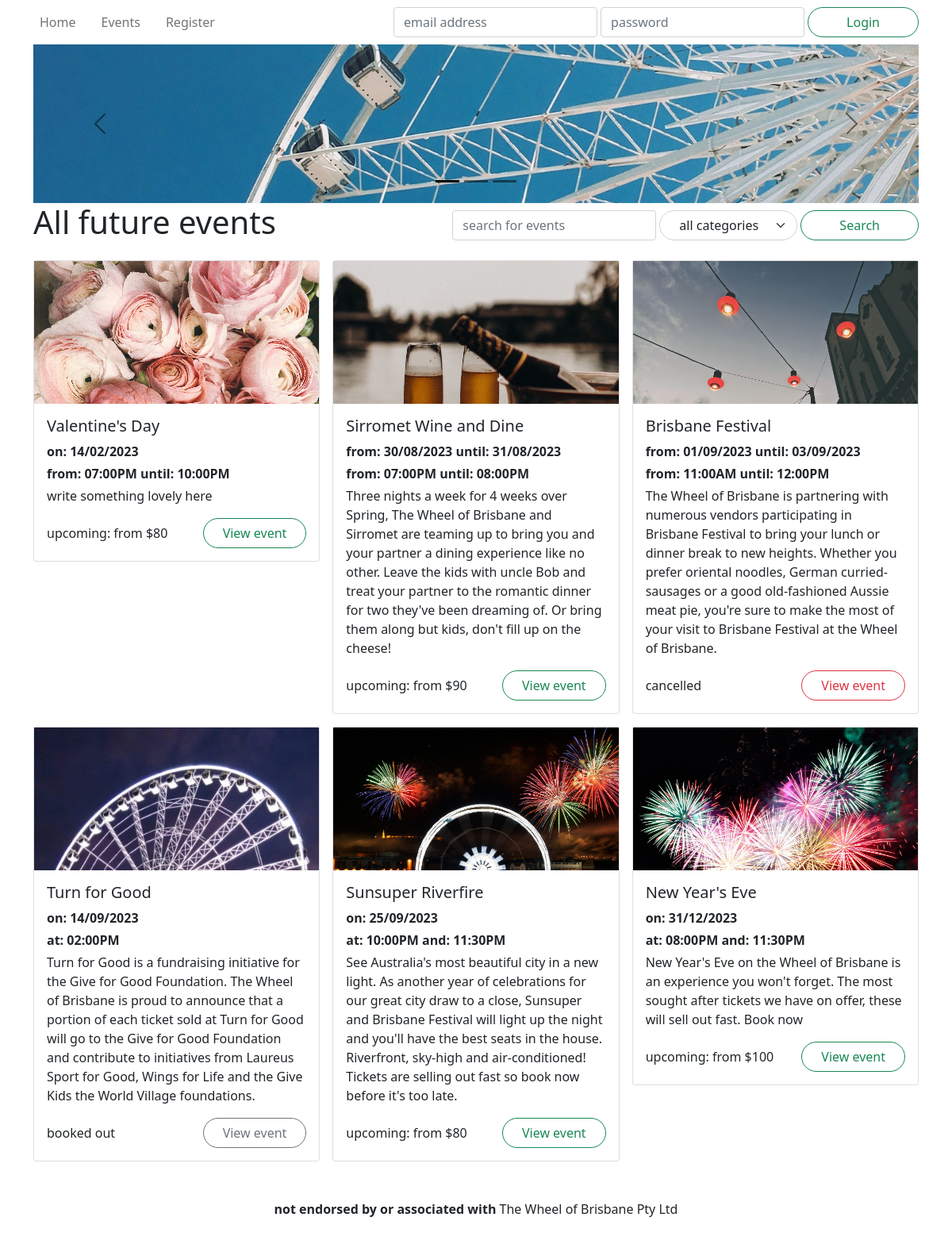
Screenshot of /events/ with the database file from the repository.
### wheel/models.py (models this page shows, shortened)
class Event(db.Model):
    __tablename__ = 'events'
    id = db.Column(db.Integer, primary_key=True)
    name = db.Column(db.String(255), nullable=False)
    description = db.Column(db.Text)
    category = db.Column(db.String(40))
    status = db.Column(db.Enum('upcoming', 'inactive', 'cancelled', 'booked out'), nullable=False)
    image = db.Column(db.String(255))
    reviews = db.relationship('Review', backref='event')
    tickets = db.relationship('Ticket', backref='event')
    @staticmethod
    def getAll():
        return Event.query.\
            join(Ticket).\
            filter( Ticket.datetime > datetime.now() ).\
            group_by( Event.id ).\
            order_by( Ticket.datetime ).\
            all()
    @staticmethod
    def getAllCategories():
        return [event.category for event in Event.query.group_by('category').all()]
    def getFutureTickets(self):
        return list( filter( lambda ticket: ticket.datetime > datetime.now(), self.tickets ) )
    def getTicketsRange(self):
        tickets = self.getFutureTickets()
        numberOfTickets = len(tickets)
        if numberOfTickets == 0:
            return [numberOfTickets, None, None]
        min_ticket = reduce( lambda x, y: min(x, y, key=lambda ticket: ticket.datetime), tickets )
        max_ticket = reduce( lambda x, y: max(x, y, key=lambda ticket: ticket.datetime), tickets )
        return [numberOfTickets, min_ticket, max_ticket]
    def printTicketsDateRange(self):
        numberOftickets, min_ticket, max_ticket = self.getTicketsRange()
        if numberOftickets == 0:
            return ""
        min = min_ticket.datetime.strftime("%d/%m/%Y")
        max = max_ticket.datetime.strftime("%d/%m/%Y")
        if min == max:
            return f"on: {min}"
        return f"from: {min} until: {max}"
    def printTicketsTimeRange(self):
        numberOftickets, min_ticket, max_ticket = self.getTicketsRange()
        if numberOftickets == 0:
            return ""
        min = min_ticket.datetime.strftime("%I:%M%p")
        max = max_ticket.datetime.strftime("%I:%M%p")
        if numberOftickets == 1:
            return f"at: {min}"
        if numberOftickets == 2:
            return f"at: {min} and: {max}"
        return f"from: {min} until: {max}"
    def getTicketsPriceFrom(self):
        tickets = self.getFutureTickets()
        if len(tickets) == 0:
            return ""
        ticket = reduce( lambda x, y: min(x, y, key=lambda ticket: ticket.price), tickets )
        return f"from ${ticket.price}"
    def getStatusColour(self):
        return {
            'upcoming': 'success',
            'inactive': 'secondary',
            'booked out': 'secondary',
            'cancelled': 'danger'
        }[self.status]

class Ticket(db.Model):
    __tablename__ = 'tickets'
    id = db.Column(db.Integer, primary_key=True)
    datetime = db.Column(db.DateTime, nullable=False)
    price = db.Column(db.Integer, nullable=False)
    remaining = db.Column(db.Integer, nullable=False)
    event_id = db.Column(db.Integer, db.ForeignKey('events.id'))

### wheel/controllers/events.py (the view)
@events.route('/')
def getAll():
    search = request.args['search'] if 'search' in request.args else ''
    category = request.args['category'] if 'category' in request.args else 'all'
    categories = Event.getAllCategories()
    if search == '' and category == 'all':
        events = Event.getAll()
    elif search == '':
        events = Event.getAllByCategory(category)
    elif category == 'all':
        events = Event.getAllBySearch(search)
    else:
        events = Event.getAllBySearchAndCategory(search, category)
    form = SearchForm()
    form.category.choices = [("all", "all categories"), *[(category, category) for category in Event.getAllCategories()]]
    form.search.data = search
    form.category.data = category
    return render_template('events.html', events=events, categories=categories, form=form)

### wheel/forms.py
class SearchForm(FlaskForm):
    search = StringField('Search')
    category = SelectField('Category')

### wheel/templates/events.html (shortened to what this page needs)
{% extends 'base.html' %}
{% block hero %}
<div id="hero-mini" class="carousel carousel-dark slide" data-bs-ride="carousel">
    <div class="carousel-indicators">
        <button type="button" class="active"
                data-bs-target="#hero" data-bs-slide-to="0"></button>
        <button type="button"
                data-bs-target="#hero" data-bs-slide-to="1"></button>
        <button type="button"
                data-bs-target="#hero" data-bs-slide-to="2"></button>
    </div>
    <div class="carousel-inner">
        <div class="carousel-item active">
            <div style="background-image: url('/static/images/bluesky.jpg');"></div>
        </div>
    </div>
    <button type="button" class="carousel-control-prev"
            data-bs-target="#hero" data-bs-slide="prev">
        <span class="carousel-control-prev-icon"></span>
    </button>
    <button type="button" class="carousel-control-next"
            data-bs-target="#hero" data-bs-slide="next">
        <span class="carousel-control-next-icon"></span>
    </button>
</div>
{% endblock %}
{% block title %}All future events{% endblock %}
{% block header_buttons %}
    <div class="col-6 col-md-auto my-auto">
        <form method="GET" action="{{ url_for('events.getAll') }}" class="d-flex flex-row gap-1 col-auto my-auto">
            {{ form.search(class="form-control w-auto", placeholder="search for events") }}
            {{ form.category(class="form-select rounded-pill ps-4 pe-5") }}
            <button class="btn btn-outline-success rounded-pill px-5" type="submit">Search</button>
        </form>
    </div>
{% endblock %}
{% block content %}
<section>
    <div class="row row-cols-1 row-cols-md-2 row-cols-xl-3 mb-3 g-3">
        {% for event in events %}
        <div class="col event">
            <article class="card">
                <a href="{{ url_for('events.get', id=event.id) }}" class="card-image" style="background-image: url('{{ event.image }}'); background-position: top;"></a>
                <div class="card-body">
                    <h5 class="card-title">{{ event.name }}</h5>
                    <p class="mb-1"><strong>{{ event.printTicketsDateRange() }}</strong></p>
                    <p class="mb-1"><strong>{{ event.printTicketsTimeRange() }}</strong></p>
                    <p class="card-text">{{ event.description }}</p>
                    <div class="row">
                        <span class="col my-auto">{{ event.status }}{{ ": {}".format( event.getTicketsPriceFrom() ) if event.status == "upcoming" }}</span>
                        <span class="col-auto"><a href="{{ url_for('events.get', id=event.id) }}" class="btn btn-outline-{{ event.getStatusColour() }} rounded-pill px-4">View event</a></span>
                    </div>
                </div>
            </article>
        </div>
        {% endfor %}
    </div>
</section>
{% endblock %}

### rows the page displays
Event: image (picture), name "Valentine's Day", printTicketsDateRange "on: 14/02/2023", printTicketsTimeRange "from: 07:00PM until: 10:00PM", description "write something lovely here", status "upcoming", status.price ": from $80"
Event: image (picture), name "Sirromet Wine and Dine", printTicketsDateRange "from: 30/08/2023 until: 31/08/2023", printTicketsTimeRange "from: 07:00PM until: 08:00PM", description "Three nights a week for 4 weeks over Spring, The Wheel of Brisbane and Sirromet are teaming up to bring you and your partner a dining experience like no other. Leave the kids with uncle Bob and treat your partner to the romantic dinner for two they've been dreaming of. Or bring them along but kids, don't fill up on the cheese!", status "upcoming", status.price ": from $90"
Event: image (picture), name "Brisbane Festival", printTicketsDateRange "from: 01/09/2023 until: 03/09/2023", printTicketsTimeRange "from: 11:00AM until: 12:00PM", description "The Wheel of Brisbane is partnering with numerous vendors participating in Brisbane Festival to bring your lunch or dinner break to new heights. Whether you prefer oriental noodles, German curried-sausages or a good old-fashioned Aussie meat pie, you're sure to make the most of your visit to Brisbane Festival at the Wheel of Brisbane.", status "cancelled"
Event: image (picture), name "Turn for Good", printTicketsDateRange "on: 14/09/2023", printTicketsTimeRange "at: 02:00PM", description "Turn for Good is a fundraising initiative for the Give for Good Foundation. The Wheel of Brisbane is proud to announce that a portion of each ticket sold at Turn for Good will go to the Give for Good Foundation and contribute to initiatives from Laureus Sport for Good, Wings for Life and the Give Kids the World Village foundations.", status "booked out"
Event: image (picture), name "Sunsuper Riverfire", printTicketsDateRange "on: 25/09/2023", printTicketsTimeRange "at: 10:00PM and: 11:30PM", description "See Australia's most beautiful city in a new light. As another year of celebrations for our great city draw to a close, Sunsuper and Brisbane Festival will light up the night and you'll have the best seats in the house. Riverfront, sky-high and air-conditioned! Tickets are selling out fast so book now before it's too late.", status "upcoming", status.price ": from $80"
Event: image (picture), name "New Year's Eve", printTicketsDateRange "on: 31/12/2023", printTicketsTimeRange "at: 08:00PM and: 11:30PM", description "New Year's Eve on the Wheel of Brisbane is an experience you won't forget. The most sought after tickets we have on offer, these will sell out fast. Book now", status "upcoming", status.price ": from $100"
